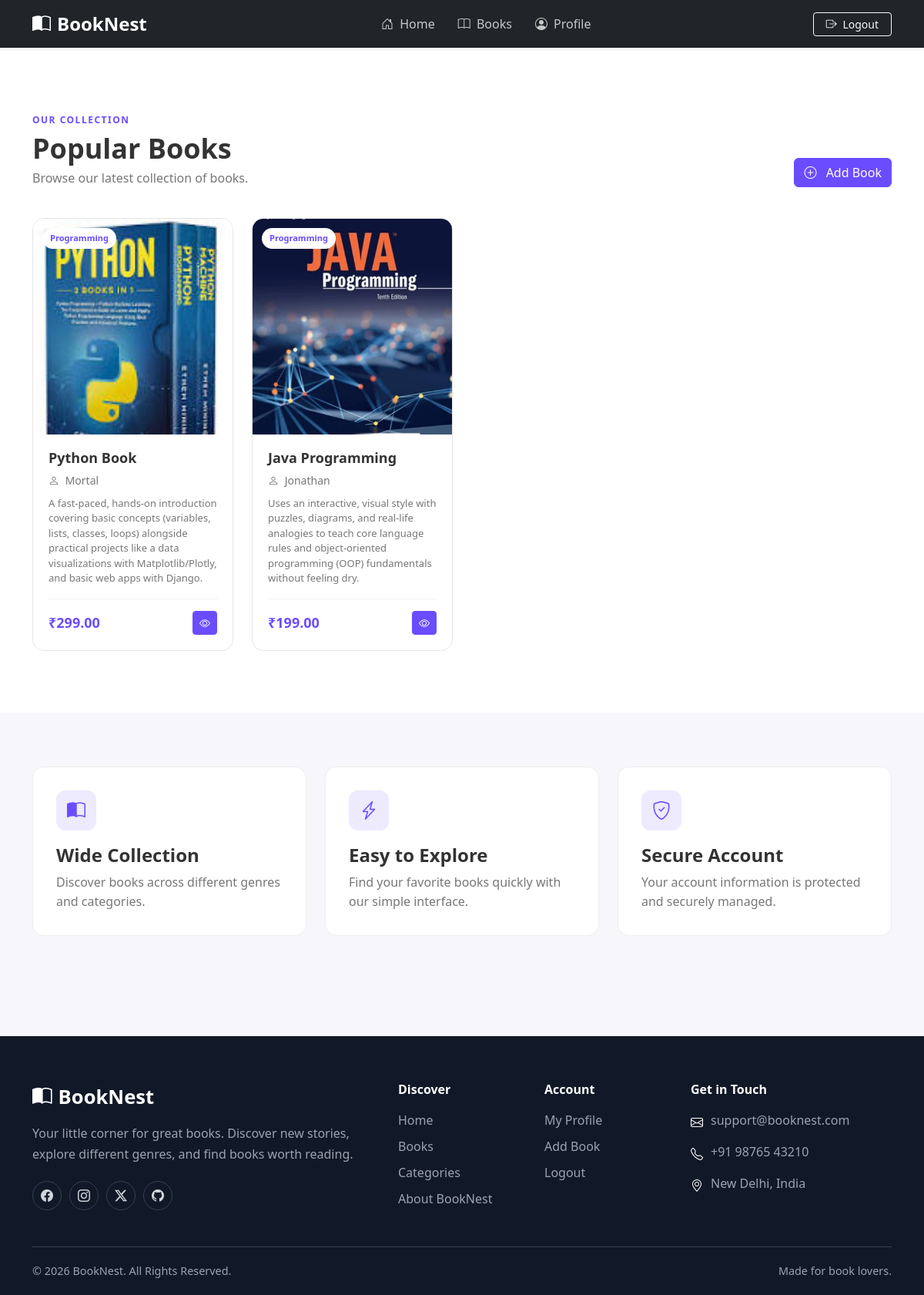
The page / (signed in) on the database its author committed.
### app.py (models this page shows)
class Book(db.Model):
    __tablename__ = "books"
    id = db.Column(db.Integer, primary_key=True)
    user_id = db.Column(
        db.Integer,
        db.ForeignKey("users.id"),
        nullable=False
    )
    title = db.Column(db.String(200), nullable=False)
    author = db.Column(db.String(150), nullable=False)
    price = db.Column(db.Float, nullable=False)
    category = db.Column(db.String(100))
    description = db.Column(db.Text)
    image = db.Column(db.String(255))

### app.py (the view)
@app.route("/")
def home():
    if not is_logged_in():
        session.clear()
        flash("Please login to view the books.", "warning")
        return redirect(url_for("login"))
    user = User.query.get(session["user_id"])
    if not user:
        session.clear()
        flash("User account not found. Please login again.", "danger")
        return redirect(url_for("login"))
    books = Book.query.filter_by(
        user_id=user.id
    ).order_by(Book.id.desc()).all()
    return render_template("home.html", books=books)

### app.py (called while the page is built)
def is_logged_in():
    return (
        "user_id" in session
        and session.get("session_version") == app.config["SESSION_VERSION"]
    )

@app.before_request
def validate_session():
    if "user_id" in session:
        if session.get("session_version") != app.config["SESSION_VERSION"]:
            session.clear()

### templates/home.html (shortened to what this page needs)
{% extends 'base.html' %}
{% block content %}
  <section class="books-section" id="books">
    <div class="container">
      <div class="section-heading">
        <div>
          <span class="section-label">OUR COLLECTION</span>
          <h2>Popular Books</h2>
          <p>Browse our latest collection of books.</p>
        </div>
        {% if session.get('user_id') %}
          <a href="{{ url_for('add_book') }}" class="btn btn-primary">
            <i class="bi bi-plus-circle me-2"></i>
            Add Book
          </a>
        {% endif %}
      </div>
      <div class="row g-4">
        {% if books %}
          {% for book in books %}
            <div class="col-sm-6 col-lg-4 col-xl-3">
              <div class="book-card">
                <div class="book-image">
                  {% if book.image %}
                    <img src="{{ url_for('static', filename='uploads/books/' + book.image) }}" alt="{{ book.title }}" class="book-cover-image" />
                  {% else %}
                    <div class="book-placeholder">
                      <i class="bi bi-book"></i>
                    </div>
                  {% endif %}
                  {% if book.category %}
                    <span class="book-category">{{ book.category }}</span>
                  {% endif %}
                </div>
                <div class="book-info">
                  <h3>{{ book.title }}</h3>
                  <p class="book-author">
                    <i class="bi bi-person me-1"></i>
                    {{ book.author }}
                  </p>
                  {% if book.description %}
                    <p class="book-description">{{ book.description }}</p>
                  {% endif %}
                  <div class="book-footer">
                    <strong>₹{{ '%.2f'|format(book.price) }}</strong>
                    <a href="#" class="btn btn-sm btn-primary"><i class="bi bi-eye"></i></a>
                  </div>
                </div>
              </div>
            </div>
          {% endfor %}
        {% endif %}
      </div>
    </div>
  </section>
  <section class="features-section">
    <div class="container">
      <div class="row g-4">
        <div class="col-md-4">
          <div class="feature-card">
            <div class="feature-icon">
              <i class="bi bi-book-half"></i>
            </div>
            <h4>Wide Collection</h4>
            <p>Discover books across different genres and categories.</p>
          </div>
        </div>
        <div class="col-md-4">
          <div class="feature-card">
            <div class="feature-icon">
              <i class="bi bi-lightning-charge"></i>
            </div>
            <h4>Easy to Explore</h4>
            <p>Find your favorite books quickly with our simple interface.</p>
          </div>
        </div>
        <div class="col-md-4">
          <div class="feature-card">
            <div class="feature-icon">
              <i class="bi bi-shield-check"></i>
            </div>
            <h4>Secure Account</h4>
            <p>Your account information is protected and securely managed.</p>
          </div>
        </div>
      </div>
    </div>
  </section>
{% endblock %}

### templates/base.html (shortened to what this page needs)
<!DOCTYPE html>
<html lang="en">
<head>
    <link
        href="https://cdn.jsdelivr.net/npm/bootstrap@5.3.8/dist/css/bootstrap.min.css"
        rel="stylesheet"
    >
    <link
        rel="stylesheet"
        href="https://cdn.jsdelivr.net/npm/bootstrap-icons@1.13.1/font/bootstrap-icons.min.css"
    >
    <link
        rel="stylesheet"
        href="{{ url_for('static', filename='css/style.css') }}"
    >
</head>
<body>
    {% include 'components/header.html' %}
    <main>
        {% block content %}
        {% endblock %}
    </main>
    {% include 'components/footer.html' %}
</body>
</html>

### templates/components/header.html (shortened to what this page needs)
<nav class="navbar navbar-expand-lg navbar-dark bg-dark shadow-sm">
    <div class="container">
        <a class="navbar-brand fw-bold fs-4" href="{{ url_for('home') }}">
            <i class="bi bi-book-half me-2"></i>BookNest
        </a>
        <div class="collapse navbar-collapse" id="mainNavbar">
            <ul class="navbar-nav mx-auto mb-2 mb-lg-0">
                <li class="nav-item">
                    <a class="nav-link px-3" href="{{ url_for('home') }}">
                        <i class="bi bi-house-door me-1"></i> Home
                    </a>
                </li>
                <li class="nav-item">
                    <a class="nav-link px-3" href="{{ url_for('home') }}#books">
                        <i class="bi bi-book me-1"></i> Books
                    </a>
                </li>
                {% if session.get("user_id") %}
                <li class="nav-item">
                    <a class="nav-link px-3" href="{{ url_for('profile') }}">
                        <i class="bi bi-person-circle me-1"></i> Profile
                    </a>
                </li>
                {% endif %}
            </ul>
            <div class="d-flex align-items-center gap-2">
                {% if session.get("user_id") %}
                    <a href="{{ url_for('logout') }}"
                       class="btn btn-outline-light btn-sm px-3">
                        <i class="bi bi-box-arrow-right me-1"></i>
                        Logout
                    </a>
                {% endif %}
            </div>
        </div>
    </div>
</nav>

### templates/components/footer.html (shortened to what this page needs)
<footer class="bookstore-footer">
    <div class="container">
        <div class="row gy-4">
            <div class="col-lg-5">
                <a href="{{ url_for('home') }}" class="footer-brand">
                    <i class="bi bi-book-half me-2"></i>
                    BookNest
                </a>
                <p class="footer-description">
                    Your little corner for great books. Discover new stories,
                    explore different genres, and find books worth reading.
                </p>
                <div class="social-links">
                    <a href="#" aria-label="Facebook">
                        <i class="bi bi-facebook"></i>
                    </a>
                    <a href="#" aria-label="Instagram">
                        <i class="bi bi-instagram"></i>
                    </a>
                    <a href="#" aria-label="X">
                        <i class="bi bi-twitter-x"></i>
                    </a>
                    <a href="#" aria-label="GitHub">
                        <i class="bi bi-github"></i>
                    </a>
                </div>
            </div>
            <div class="col-6 col-lg-2">
                <h5>Discover</h5>
                <ul class="footer-links">
                    <li>
                        <a href="{{ url_for('home') }}">Home</a>
                    </li>
                    <li>
                        <a href="{{ url_for('home') }}#books">Books</a>
                    </li>
                    <li>
                        <a href="{{ url_for('home') }}#books">Categories</a>
                    </li>
                    <li>
                        <a href="{{ url_for('home') }}">About BookNest</a>
                    </li>
                </ul>
            </div>
            <div class="col-6 col-lg-2">
                <h5>Account</h5>
                <ul class="footer-links">
                    {% if session.get("user_id") %}
                        <li>
                            <a href="{{ url_for('profile') }}">
                                My Profile
                            </a>
                        </li>
                        <li>
                            <a href="{{ url_for('add_book') }}">
                                Add Book
                            </a>
                        </li>
                        <li>
                            <a href="{{ url_for('logout') }}">
                                Logout
                            </a>
                        </li>
                    {% endif %}
                </ul>
            </div>
            <div class="col-lg-3">
                <h5>Get in Touch</h5>
                <ul class="footer-contact">
                    <li>
                        <i class="bi bi-envelope"></i>
                        <span>support@booknest.com</span>
                    </li>
                    <li>
                        <i class="bi bi-telephone"></i>
                        <span>+91 98765 43210</span>
                    </li>
                    <li>
                        <i class="bi bi-geo-alt"></i>
                        <span>New Delhi, India</span>
                    </li>
                </ul>
            </div>
        </div>
        <div class="footer-bottom">
            <p>
                &copy;
                <span id="currentYear"></span>
                BookNest. All Rights Reserved.
            </p>
            <p>
                Made for book lovers.
            </p>
        </div>
    </div>
</footer>

### static/css/style.css (style rules this page uses)
:root { --primary: #6c4cff; --primary-dark: #5135d4; --dark: #171321; --text: #333333; --muted: #777777; --light-bg: #f7f7fb; --white: #ffffff; --border: #e5e5e5; }
* { box-sizing: border-box; }
body { margin: 0; color: var(--text); background: var(--light-bg); font-family: "Segoe UI", Tahoma, Geneva, Verdana, sans-serif; }
a { text-decoration: none; }
.navbar-brand { font-weight: 700; font-size: 22px; }
.navbar-nav .nav-link { color: rgba(255, 255, 255, 0.75); font-weight: 500; padding: 8px 15px !important; transition: 0.2s; }
.btn-primary, .auth-btn { background: var(--primary); border-color: var(--primary); }
.books-section { padding: 80px 0; background: white; }
.section-heading { display: flex; justify-content: space-between; align-items: end; margin-bottom: 40px; }
.section-label { color: var(--primary); font-size: 12px; font-weight: 700; letter-spacing: 1.5px; }
.section-heading h2 { font-size: 36px; font-weight: 750; margin: 5px 0; }
.section-heading p { color: var(--muted); margin: 0; }
.book-card { height: 100%; border: 1px solid var(--border); border-radius: 15px; background: white; overflow: hidden; transition: all 0.25s ease; }
.book-image { height: 230px; background: linear-gradient(135deg, #eeeaff, #e3ddff); position: relative; display: flex; align-items: center; justify-content: center; }
.book-category { position: absolute; top: 12px; left: 12px; padding: 5px 10px; background: white; color: var(--primary); border-radius: 30px; font-size: 11px; font-weight: 700; }
.book-info { padding: 20px; }
.book-info h3 { font-size: 18px; font-weight: 700; margin-bottom: 7px; }
.book-author { color: var(--muted); font-size: 14px; margin-bottom: 10px; }
.book-description { color: #777; font-size: 13px; line-height: 1.5; min-height: 40px; }
.book-footer { border-top: 1px solid #eeeeee; margin-top: 15px; padding-top: 15px; display: flex; align-items: center; justify-content: space-between; }
.book-footer strong { color: var(--primary); font-size: 18px; }
.features-section { padding: 70px 0; background: #f7f7fb; }
.feature-card { background: white; border-radius: 15px; padding: 30px; height: 100%; border: 1px solid #eeeeee; }
.feature-icon { width: 52px; height: 52px; border-radius: 12px; display: flex; align-items: center; justify-content: center; background: #eeeaff; color: var(--primary); font-size: 24px; margin-bottom: 18px; }
.feature-card h4 { font-weight: 700; }
.feature-card p { color: var(--muted); line-height: 1.6; margin-bottom: 0; }
.bookstore-footer { background: #111827; color: #d1d5db; padding: 60px 0 20px; margin-top: 60px; }
.footer-brand { display: inline-flex; align-items: center; color: #ffffff; text-decoration: none; font-size: 1.6rem; font-weight: 700; margin-bottom: 15px; }
.footer-description { max-width: 430px; line-height: 1.7; color: #9ca3af; margin-bottom: 20px; }
.bookstore-footer h5 { color: #ffffff; font-size: 1rem; font-weight: 600; margin-bottom: 18px; }
.footer-links, .footer-contact { list-style: none; padding: 0; margin: 0; }
.footer-links li { margin-bottom: 10px; }
.footer-links a { color: #9ca3af; text-decoration: none; transition: 0.2s ease; }
.footer-contact li { display: flex; align-items: flex-start; gap: 10px; color: #9ca3af; margin-bottom: 14px; }
.footer-contact i { color: #ffffff; font-size: 1rem; margin-top: 3px; }
.social-links { display: flex; gap: 10px; }
.social-links a { width: 38px; height: 38px; display: flex; align-items: center; justify-content: center; border: 1px solid #374151; border-radius: 50%; color: #d1d5db; text-decoration: none; transition: 0.2s ease; }
.footer-bottom { border-top: 1px solid #374151; margin-top: 40px; padding-top: 20px; display: flex; justify-content: space-between; gap: 20px; flex-wrap: wrap; color: #9ca3af; font-size: 0.9rem; }
.footer-bottom p { margin: 0; }
.book-image { width: 100%; height: 280px; overflow: hidden; position: relative; background: #f3f4f6; display: flex; align-items: center; justify-content: center; }
.book-cover-image { width: 100%; height: 100%; object-fit: cover; display: block; }

### rows shown on the page
Book: image (picture), category "Programming", title "Python Book", author "Mortal", description "A fast-paced, hands-on introduction covering basic concepts (variables, lists, classes, loops) alongside practical projects like a data visualizations with Matplotlib/Plotly, and basic web apps with Django.", price "299.00"
Book: image (picture), category "Programming", title "Java Programming", author "Jonathan", description "Uses an interactive, visual style with puzzles, diagrams, and real-life analogies to teach core language rules and object-oriented programming (OOP) fundamentals without feeling dry.", price "199.00"
